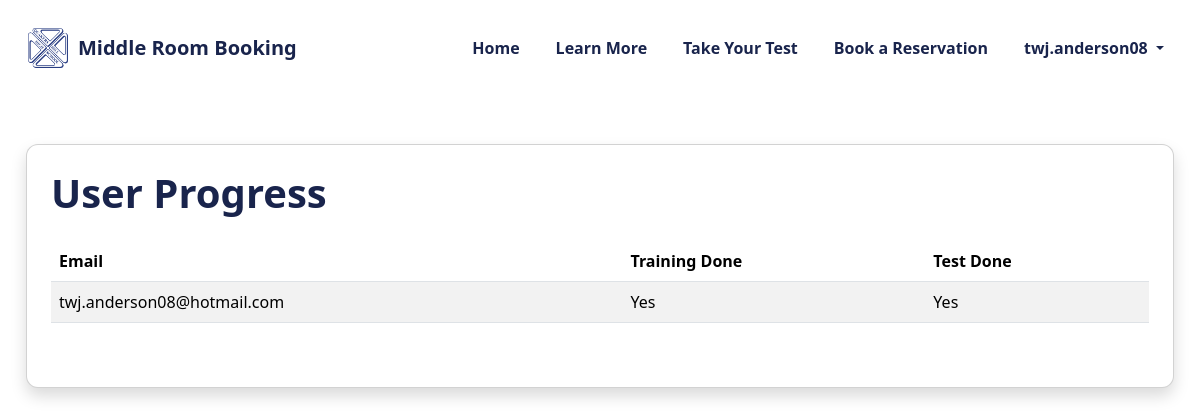
The app's page /admin/users (signed in), older data.
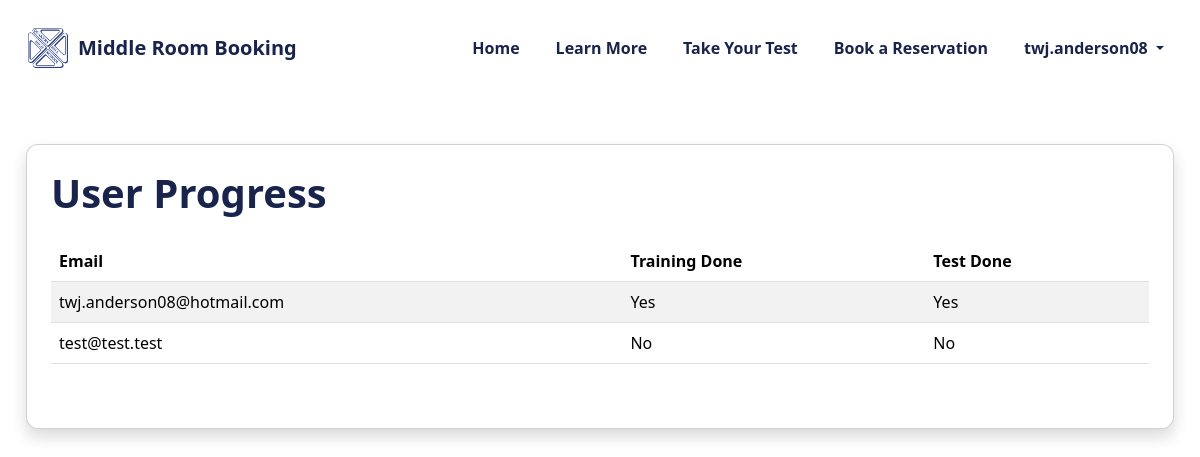
The same page, newer data.
### tables this page shows
CREATE TABLE users (
    id INTEGER PRIMARY KEY AUTOINCREMENT,
    email TEXT UNIQUE NOT NULL,
    password_hash TEXT,
    google_id TEXT
, training_done INTEGER DEFAULT 0, test_done INTEGER DEFAULT 0, is_admin INTEGER DEFAULT 0, is_superadmin INTEGER DEFAULT 0);

### Everything/app.py (the view)
@app.route("/admin/users")
@admin_required
def admin_users():
    db = get_db()
    users = db.execute("SELECT * FROM users").fetchall()
    return render_template("admin/admin_users.html", users=users)

### Everything/app.py (called while the page is built)
def admin_required(f):
    @wraps(f)
    def wrapper(*args, **kwargs):
        if not session.get("is_admin"):
            return redirect("/")
        return f(*args, **kwargs)
    return wrapper

### Everything/database/db.py (called while the page is built)
def get_db():
    db = sqlite3.connect("database.db", check_same_thread=False)
    db.row_factory = sqlite3.Row
    db.execute("PRAGMA journal_mode=WAL;")
    db.execute("PRAGMA busy_timeout = 3000;")
    return db

### Everything/templates/admin/admin_users.html
{% include "header.html" %}
<div class="container mt-5 mb-5">
    <div class="card shadow p-4 pb-5" style="border-radius: 12px;">
        <h1 class="mb-4" style="color:#19244c; font-weight:700;">
            User Progress
        </h1>
        <div class="table-responsive">
            <table class="table table-striped align-middle">
                <thead>
                    <tr>
                        <th>Email</th>
                        <th>Training Done</th>
                        <th>Test Done</th>
                    </tr>
                </thead>
                <tbody>
                    {% for u in users %}
                    <tr>
                        <td>{{ u.email }}</td>
                        <td>{{ "Yes" if u.training_done else "No" }}</td>
                        <td>{{ "Yes" if u.test_done else "No" }}</td>
                    </tr>
                    {% endfor %}
                </tbody>
            </table>
        </div>
    </div>
</div>

Row changes from the older to the newer data that the page shows:
added users: email "test@test.test", training_done "No", test_done "No"
